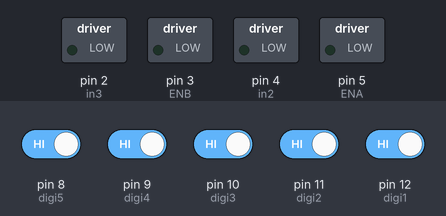
Recording of a sketch running on a simulated Arduino Uno, built with avr-gcc and run on an emulated ATmega328P. Parts: switched loads named in the sketch (green lamp = pin HIGH). Inputs (shaded band) come from the test bench; at power-on: pin 8 (digi5), pin 9 (digi4), pin 10 (digi3), pin 11 (digi2), pin 12 (digi1) HIGH.

Above: at 1.2 s.
1.3 s: pin 8 (digi5) driven LOW
At 1.8 s:
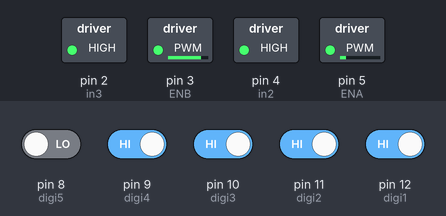
2.9 s: pin 9 (digi4) driven LOW
At 4.0 s:
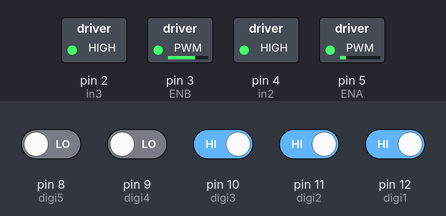
4.4 s: pin 10 (digi3) driven LOW
At 5.1 s:
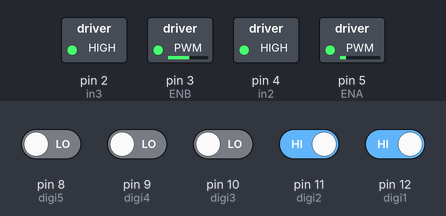
5.9 s: pin 11 (digi2) driven LOW
At 6.2 s:
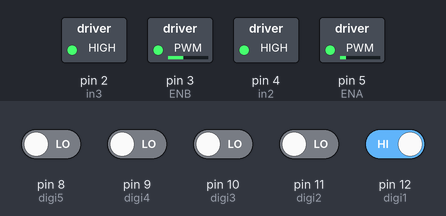
7.4 s: pin 8 (digi5) driven HIGH
At 8.6 s:
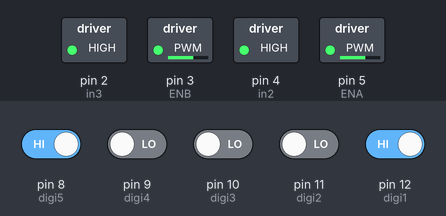
8.9 s: pin 12 (digi1) driven LOW
At 10.0 s:
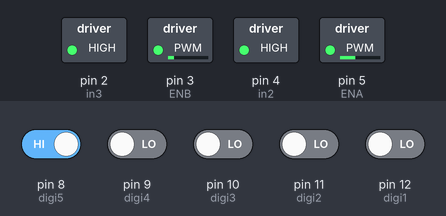
Timing chart, 0 to 11.5 s (numbered marks = the images above; inputs shaded):
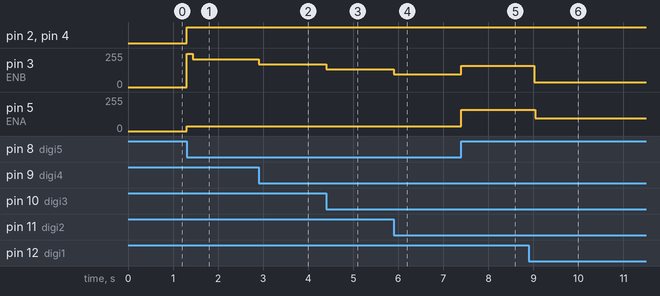

Measured:
- after the input at 1.3 s, pin 2 (in3), pin 4 (in2): LOW → HIGH at once; pin 3 (ENB): 0/255 → 250/255 at once, → 210/255 0.14 s later; pin 5 (ENA): 0/255 → 37/255 at once
- after the input at 2.9 s, pin 3 (ENB): 210/255 → 172/255 at once
- after the input at 4.4 s, pin 3 (ENB): 172/255 → 135/255 at once
- after the input at 5.9 s, pin 3 (ENB): 135/255 → 97/255 at once
- after the input at 7.4 s, pin 3 (ENB): 97/255 → 160/255 at once; pin 5 (ENA): 37/255 → 160/255 at once
- after the input at 8.9 s, pin 3 (ENB): 160/255 → 37/255 after 0.12 s; pin 5 (ENA): 160/255 → 97/255 after 0.14 s

The sketch:

M_main.ino
```cpp
#include <QTRSensors.h>

#define digi1 12 //color:
#define digi2 11 //color:
#define digi3 10 //color:
#define digi4 9 //color:
#define digi5 8 //color:

#define in2 4 //left //color:
#define ENA 5 //left //color:
#define in3 2 //right //color:
#define ENB 3 //right //color:

#define control 7

#define SensorCount 5
#define BASE_SPEED 160 //145
#define MAX_SPEED 250 //255
#define LOW_SPEED 37 //37

#define CRITICAL_SPEED 1000
#define MAX_ENGLE 400


#define Kp 0.9
#define Ki 0
#define Kd 1

//int out_of_line = 0;
// Initialize the QTRSensors object

int I_error;
int prev_error;
float PID;
int lsp,rsp;

int how_much_to_slow_in_angle = 0;

void setup() {
    //engine settings
    pinMode(in2, OUTPUT); //motor 1
    pinMode(ENA, OUTPUT); //control motor 1
    pinMode(in3, OUTPUT); //motor 2
    pinMode(ENB, OUTPUT); //control motor 2
    Serial.begin(9600); //debug tool
    //sensor setup

    //led setup
    //pinMode(LED_BUILTIN, OUTPUT);
    //control button setup
    //pinMode(control, INPUT_PULLUP);

    // print the calibration minimum values measured when emitters were on
    //digitalWrite(LED_BUILTIN, HIGH);
    //while (digitalRead(control)==LOW) {;} //waiting to finish setup and start loop
    //digitalWrite(LED_BUILTIN, LOW);
}

void loop() {
    // Read digital sensor values
    int sensor1 = digitalRead(digi1) == LOW ? HIGH : LOW; // Invert: HIGH for black, LOW for white
    int sensor2 = digitalRead(digi2) == LOW ? HIGH : LOW;
    int sensor3 = digitalRead(digi3) == LOW ? HIGH : LOW;
    int sensor4 = digitalRead(digi4) == LOW ? HIGH : LOW;
    int sensor5 = digitalRead(digi5) == LOW ? HIGH : LOW;
    // Calculate position based on active sensors
    int position = calculatePosition(sensor1, sensor2, sensor3, sensor4, sensor5);

    engine_control(PIDfix(position),out_of_line(sensor1, sensor2, sensor3, sensor4, sensor5));
}

int PIDfix(int error)
{
    static int count = 0;
    //if(error == 0){I_error = 0;}else{I_error += error/100;}
    check_engle(error);
    PID = float(error)*Kp + float(error-prev_error)*Kd /*+ float(I_error)*Ki*/;
    count++;
    if(count > 400&& prev_error != error){prev_error = error; count = 0;}
    //Serial.print(error);
    //Serial.print(" ");
    //Serial.println(PID);
    return (int)PID/(2000/BASE_SPEED);

}

int check_engle(int error)
{
    if((error > MAX_ENGLE || error < (-1)*MAX_ENGLE) && how_much_to_slow_in_angle < CRITICAL_SPEED)
    {
        how_much_to_slow_in_angle++;

    }else if (error == 0)
    {
        how_much_to_slow_in_angle = 0;
    }
    //Serial.println(how_much_to_slow_in_angle); //debug check
}

void engine_control(int PID_error,int out_of_line)
{
    static int count_on_white = 0;
    static int prev_fix = 0;
    lsp = (BASE_SPEED-(how_much_to_slow_in_angle/10)) - PID_error;
    rsp = (BASE_SPEED-(how_much_to_slow_in_angle/10)) + PID_error;

    lsp = constrain(lsp, LOW_SPEED, MAX_SPEED);
    rsp = constrain(rsp, LOW_SPEED, MAX_SPEED);
    //Serial.println(out_of_line);
    if (out_of_line == 1) //if all on black move stright
    { //כאשר הכל שחור סע ישר
        lsp = BASE_SPEED;
        rsp = BASE_SPEED;
    }else if (out_of_line == -1) //if out of line repeat last move
    { //if all white continue stright
        lsp = BASE_SPEED;
        rsp = BASE_SPEED;
        if(count_on_white < 400 && count_on_white != 0)
        {
            edge_case_1();
            count_on_white = 0;
        }else
        {
            count_on_white = 0;
        }
    }else{
      digitalWrite(in2, 1); //drive forword
      digitalWrite(in3, 1); //drive forword
    count_on_white++;
      analogWrite(ENA, lsp);
      analogWrite(ENB, rsp);
      prev_fix = PID_error; //save last move
    }
}

void edge_case_1()
{
    analogWrite(ENA, 0);
    analogWrite(ENB, 250);
    delay(400);
    analogWrite(ENA, BASE_SPEED);
    analogWrite(ENB, BASE_SPEED);
}

int out_of_line(int s1, int s2, int s3, int s4, int s5)
{
    if (s1 == HIGH && s2 == HIGH && s3 == HIGH && s4 == HIGH && s5 == HIGH) {return 1;} //all black
    if (s1 == LOW && s2 == LOW && s3 == LOW && s4 == LOW && s5 == LOW) {return -1;} //all white
    return 0; //on line
}

int calculatePosition(int s1, int s2, int s3, int s4, int s5) {
    // Weights for each sensor from left (-2000) to right (2000)
    const int weights[SensorCount] = {-2000, -1000, 0, 1000, 2000};
    int sumWeighted = 0; // Sum of weighted sensor values
    int sumActiveSensors = 0; // Count of active sensors

    // Accumulate weighted sum and count active sensors
    if (s1 == HIGH) { sumWeighted += weights[0]; sumActiveSensors++; }
    if (s2 == HIGH) { sumWeighted += weights[1]; sumActiveSensors++; }
    if (s3 == HIGH) { sumWeighted += weights[2]; sumActiveSensors++; }
    if (s4 == HIGH) { sumWeighted += weights[3]; sumActiveSensors++; }
    if (s5 == HIGH) { sumWeighted += weights[4]; sumActiveSensors++; }

    // Prevent division by zero in case no sensors are active
    if (sumActiveSensors > 0) {
        return sumWeighted / sumActiveSensors;
    } else {
        return 0; // Default to center when no sensors detect the line
    }
}
```
